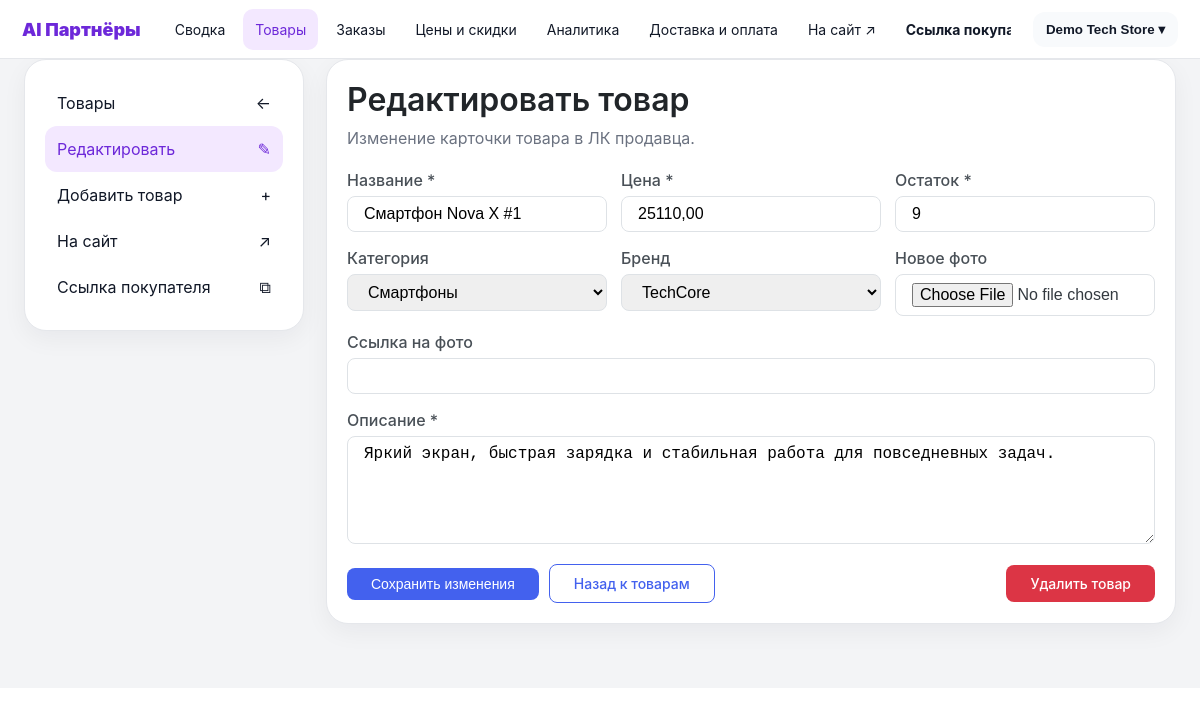
/shops/demo-tech-store/edit-product/1/ (signed in), run on the app's committed database.
### shops/models.py (models this page shows, shortened)
class Shop(models.Model):
    owner = models.ForeignKey(User, on_delete=models.CASCADE, related_name='shops')
    name = models.CharField(max_length=100, verbose_name='Название магазина')
    slug = models.SlugField(unique=True, verbose_name='URL-адрес')
    description = models.TextField(blank=True, verbose_name='Описание')
    custom_css = models.TextField(blank=True, null=True, verbose_name='Кастомный CSS')
    template_key = models.CharField(max_length=40, default='modern', verbose_name='Базовый шаблон')
    is_demo = models.BooleanField(default=False, verbose_name='Демо-магазин')
    assistant_level = models.CharField(max_length=20, default='basic', verbose_name='Уровень ИИ-помощника')
    city = models.CharField(max_length=100, default='Екатеринбург', verbose_name='Город магазина')
    address = models.CharField(max_length=250, blank=True, verbose_name='Адрес магазина')
    hosting_enabled = models.BooleanField(default=False, verbose_name='Хостинг на платформе')
    theme_color = models.CharField(max_length=20, default='#4361ee', verbose_name='Цвет темы')
    delivery_enabled = models.BooleanField(default=True, verbose_name='Доставка включена')
    delivery_price = models.DecimalField(max_digits=10, decimal_places=2, default=0, verbose_name='Стоимость доставки')
    delivery_description = models.TextField(blank=True, default='Доставка рассчитывается при оформлении заказа', verbose_name='Описание доставки')
    payment_enabled = models.BooleanField(default=True, verbose_name='Оплата включена')
    payment_methods = models.CharField(max_length=200, default='Банковская карта, оплата при получении', verbose_name='Способы оплаты')
    created_at = models.DateTimeField(auto_now_add=True, verbose_name='Дата создания')
    class Meta:
        verbose_name = 'Магазин'
        verbose_name_plural = 'Магазины'

class Product(models.Model):
    shop = models.ForeignKey(Shop, on_delete=models.CASCADE, related_name='products')
    category = models.ForeignKey(Category, on_delete=models.SET_NULL, null=True, blank=True, related_name='products')
    brand = models.ForeignKey(Brand, on_delete=models.SET_NULL, null=True, blank=True, related_name='products')
    name = models.CharField(max_length=200, verbose_name='Название товара')
    description = models.TextField(verbose_name='Описание')
    price = models.DecimalField(max_digits=10, decimal_places=2, verbose_name='Цена')
    stock = models.IntegerField(default=0, verbose_name='Количество на складе')
    image = models.ImageField(upload_to='products/', blank=True, null=True, verbose_name='Изображение')
    image_url = models.URLField(blank=True, verbose_name='Ссылка на изображение')
    created_at = models.DateTimeField(auto_now_add=True, verbose_name='Дата добавления')
    class Meta:
        verbose_name = 'Товар'
        verbose_name_plural = 'Товары'

class Category(models.Model):
    shop = models.ForeignKey(Shop, on_delete=models.CASCADE, related_name='categories')
    name = models.CharField(max_length=100, verbose_name='Название категории')
    order = models.IntegerField(default=0, verbose_name='Порядок')
    class Meta:
        verbose_name = 'Категория'
        verbose_name_plural = 'Категории'
        ordering = ['order']

class Brand(models.Model):
    shop = models.ForeignKey(Shop, on_delete=models.CASCADE, related_name='brands')
    name = models.CharField(max_length=100, verbose_name='Название бренда')
    description = models.TextField(blank=True, verbose_name='Описание')
    class Meta:
        verbose_name = 'Бренд'
        verbose_name_plural = 'Бренды'

### shops/views.py (the view, shortened to what this page needs)
# urls.py: path('<slug:shop_slug>/edit-product/<int:product_id>/', views.edit_product_page, name='shop_edit_product'),
@login_required
def edit_product_page(request, shop_slug, product_id):
    shop = get_object_or_404(Shop, slug=shop_slug, owner=request.user)
    product = get_object_or_404(Product, id=product_id, shop=shop)
    categories = shop.categories.all()
    brands = shop.brands.all()
    return render(request, 'shops/shop_edit_product.html', {
        'shop': shop,
        'product': product,
        'categories': categories,
        'brands': brands,
        'seller_shops': seller_shops_for(request.user),
        'seller_section': 'products',
    })

### config/context_processors.py (called while the page is built, shortened)
def user_roles(request):
    context = {
        'is_super_admin': False,
        'is_seller': False,
        'is_customer': False,
        'active_shop_slug': None,
    }
    try:
        if getattr(request, 'resolver_match', None):
            context['active_shop_slug'] = request.resolver_match.kwargs.get('shop_slug')
    except Exception:
        context['active_shop_slug'] = None
    if request.user.is_authenticated:
        context['is_super_admin'] = request.user.is_superuser
        context['is_seller'] = hasattr(request.user, 'seller_profile')
        context['is_customer'] = hasattr(request.user, 'customer_profile')
    return context

### shops/views.py (called while the page is built)
def seller_shops_for(user):
    if not user.is_authenticated:
        return Shop.objects.none()
    return user.shops.all().order_by('-created_at')

### templates/shops/shop_edit_product.html (shortened to what this page needs)
{% extends 'base.html' %}
{% block content %}
<div class="seller-shell">
    {% include 'shops/_seller_topbar.html' %}
    <div class="seller-page">
        <div class="seller-grid">
            <aside>
                <div class="seller-card"><div class="seller-card-body seller-side-menu">
                    <a href="{% url 'shop_manage' shop.slug %}">Товары <span>←</span></a>
                    <a class="active" href="{% url 'shop_edit_product' shop.slug product.id %}">Редактировать <span>✎</span></a>
                    <a href="{% url 'shop_add_product' shop.slug %}">Добавить товар <span>+</span></a>
                    <a href="{% url 'shop_front' shop.slug %}?preview=1" target="_blank">На сайт <span>↗</span></a>
                        <a href="#" data-copy-shop-link data-shop-url="{% url 'shop_front' shop.slug %}">Ссылка покупателя <span>⧉</span></a>
                </div></div>
            </aside>
            <main>
                <section class="seller-card">
                    <div class="seller-card-body">
                        <h1 style="margin:0 0 6px;">Редактировать товар</h1>
                        <p class="seller-muted">Изменение карточки товара в ЛК продавца.</p>
                        <form method="post" enctype="multipart/form-data" style="display:grid; grid-template-columns:repeat(auto-fit,minmax(240px,1fr)); gap:14px; margin-top:18px;">
                            <div><label class="form-label">Название *</label><input name="name" class="form-control" required value="{{ product.name }}"></div>
                            <div><label class="form-label">Цена *</label><input name="price" class="form-control" required value="{{ product.price }}"></div>
                            <div><label class="form-label">Остаток *</label><input name="stock" type="number" min="0" value="{{ product.stock }}" class="form-control" required></div>
                            <div><label class="form-label">Категория</label><select name="category" class="form-control"><option value="">Без категории</option>{% for c in categories %}<option value="{{ c.id }}" {% if product.category_id == c.id %}selected{% endif %}>{{ c.name }}</option>{% endfor %}</select></div>
                            <div><label class="form-label">Бренд</label><select name="brand" class="form-control"><option value="">Без бренда</option>{% for b in brands %}<option value="{{ b.id }}" {% if product.brand_id == b.id %}selected{% endif %}>{{ b.name }}</option>{% endfor %}</select></div>
                            <div><label class="form-label">Новое фото</label><input name="image" type="file" class="form-control"></div>
                            <div style="grid-column:1/-1;"><label class="form-label">Ссылка на фото</label><input name="image_url" class="form-control" value="{{ product.image_url }}"></div>
                            <div style="grid-column:1/-1;"><label class="form-label">Описание *</label><textarea name="description" rows="5" class="form-control" required>{{ product.description }}</textarea></div>
                            <div class="seller-action-row" style="grid-column:1/-1; justify-content:space-between;">
                                <div class="seller-action-row"><button class="btn btn-primary" type="submit">Сохранить изменения</button><a href="{% url 'shop_manage' shop.slug %}" class="btn btn-outline">Назад к товарам</a></div>
                                <a href="{% url 'delete_product' shop.slug product.id %}" class="btn btn-danger" onclick="return confirm('Удалить товар?')">Удалить товар</a>
                            </div>
                        </form>
                    </div>
                </section>
            </main>
        </div>
    </div>
</div>
{% endblock %}

### templates/shops/_seller_topbar.html (shortened to what this page needs)
<div class="seller-topbar">
    <div class="seller-topbar-inner">
        <div class="seller-logo">AI Партнёры</div>
        <nav class="seller-nav">
            <a class="{% if seller_section == 'summary' %}active{% endif %}" href="{% if shop %}{% url 'shop_dashboard' shop.slug %}{% else %}{% url 'my_shops' %}{% endif %}">Сводка</a>
            {% if shop %}
                <a class="{% if seller_section == 'products' %}active{% endif %}" href="{% url 'shop_manage' shop.slug %}">Товары</a>
                <a class="{% if seller_section == 'orders' %}active{% endif %}" href="{% url 'shop_dashboard' shop.slug %}?section=orders">Заказы</a>
                <a class="{% if seller_section == 'prices' %}active{% endif %}" href="{% url 'shop_dashboard' shop.slug %}?section=prices">Цены и скидки</a>
                <a class="{% if seller_section == 'analytics' %}active{% endif %}" href="{% url 'shop_dashboard' shop.slug %}?section=analytics">Аналитика</a>
                <a href="{% url 'shop_manage' shop.slug %}#integrations">Доставка и оплата</a>
                <a href="{% url 'shop_front' shop.slug %}?preview=1" target="_blank">На сайт ↗</a>
                <button type="button" class="seller-nav-button" data-copy-shop-link data-shop-url="{% url 'shop_front' shop.slug %}">Ссылка покупателя</button>
            {% else %}
                <a href="{% url 'ai_create_shop' %}">Создать магазин</a>
                <a href="{% url 'pricing' %}">Тарифы</a>
            {% endif %}
        </nav>
        <div class="seller-shop-switch" id="sellerShopSwitch">
            <button class="seller-shop-trigger" type="button" id="sellerShopTrigger">
                {% if shop %}{{ shop.name }}{% elif active_shop %}{{ active_shop.name }}{% else %}Все магазины{% endif %} ▾
            </button>
        </div>
    </div>
</div>

### static/css/amazon-style.css (style rules this page uses)
:root { --primary: #4361ee; --primary-dark: #3a56d4; --primary-light: #e8edff; --secondary: #6c757d; --success: #28a745; --danger: #dc3545; --warning: #ffc107; --info: #17a2b8; --dark: #1a1a2e; --light: #f8f9fa; --white: #ffffff; --gray-100: #f8f9fa; --gray-200: #e9ecef; --gray-300: #dee2e6; --gray-400: #ced4da; --gray-500: #adb5bd; --gray-600: #6c757d; --gray-700: #495057; --gray-800: #343a40; --gray-900: #212529; --spacing-xs: 4px; --spacing-sm: 8px; --spacing-md: 16px; --spacing-lg: 24px; --spacing-xl: 32px; --spacing-2xl: 48px; --font-family: 'Inter', -apple-system, BlinkMacSystemFont, 'Segoe UI', Roboto, 'Helvetica Neue', Arial, sans-serif; --font-size-xs: 12px; --font-size-sm: 14px; --font-size-md: 16px; --font-size-lg: 18px; --font-size-xl: 24px; --font-size-2xl: 32px; --radius-sm: 4px; --radius-md: 8px; --radius-lg: 12px; --radius-xl: 16px; --radius-full: 9999px; --shadow-sm: 0 1px 2px 0 rgba(0, 0, 0, 0.05); --shadow-md: 0 4px 6px -1px rgba(0, 0, 0, 0.1); --shadow-lg: 0 10px 15px -3px rgba(0, 0, 0, 0.1); --shadow-xl: 0 20px 25px -5px rgba(0, 0, 0, 0.1); }
* { margin: 0; padding: 0; box-sizing: border-box; }
body { font-family: var(--font-family); font-size: var(--font-size-md); line-height: 1.5; color: var(--gray-800); background-color: var(--white); }
h1, h2, h3, h4, h5, h6 { margin-bottom: var(--spacing-md); font-weight: 600; line-height: 1.25; color: var(--gray-900); }
h1 { font-size: var(--font-size-2xl); }
a { color: var(--primary); text-decoration: none; transition: color 0.2s ease; }
.btn { display: inline-flex; align-items: center; justify-content: center; gap: var(--spacing-sm); padding: var(--spacing-sm) var(--spacing-lg); font-size: var(--font-size-sm); font-weight: 500; border-radius: var(--radius-md); border: none; cursor: pointer; transition: all 0.2s ease; text-decoration: none; }
.btn-primary { background: var(--primary); color: var(--white); }
.btn-outline { background: transparent; border: 1px solid var(--primary); color: var(--primary); }
.btn-danger { background: var(--danger); color: var(--white); }
.form-label { display: block; margin-bottom: var(--spacing-xs); font-weight: 500; color: var(--gray-700); }
.form-control { width: 100%; padding: var(--spacing-sm) var(--spacing-md); font-size: var(--font-size-md); border: 1px solid var(--gray-300); border-radius: var(--radius-md); transition: border-color 0.2s ease, box-shadow 0.2s ease; }
textarea.form-control { resize: vertical; min-height: 100px; }

### templates/base.html (style rules this page uses)
.seller-shell { background:#f3f4f6; margin:-24px calc(-1 * var(--spacing-lg)) 0; min-height:calc(100vh - 160px); padding:0 0 40px; }
.seller-topbar { position:sticky; top:0; z-index:900; background:#fff; border-bottom:1px solid #e5e7eb; padding:0 22px; }
.seller-topbar-inner { max-width:1440px; margin:0 auto; min-height:58px; display:flex; align-items:center; gap:22px; }
.seller-logo { color:#6d28d9; font-weight:900; font-size:18px; white-space:nowrap; }
.seller-nav { display:flex; align-items:center; gap:6px; flex:1; overflow-x:auto; }
.seller-nav a, .seller-nav-button { color:#111827; font-size:14px; padding:10px 12px; border-radius:10px; white-space:nowrap; text-decoration:none; border:0; background:transparent; font-family:inherit; cursor:pointer; }
.seller-nav a.active, .seller-nav a:hover, .seller-nav-button:hover { background:#f3e8ff; color:#6d28d9; }
.seller-nav-button { font-weight:700; }
.seller-page { max-width:1440px; margin:0 auto; padding:24px; }
.seller-grid { display:grid; grid-template-columns:280px 1fr; gap:22px; align-items:start; }
.seller-card { background:#fff; border:1px solid #e5e7eb; border-radius:22px; box-shadow:0 8px 24px rgba(15,23,42,.05); overflow:hidden; }
.seller-card-body { padding:20px; }
.seller-muted { color:#6b7280; }
.seller-action-row { display:flex; gap:10px; flex-wrap:wrap; align-items:center; }
.seller-side-menu a { display:flex; justify-content:space-between; align-items:center; color:#111827; padding:11px 12px; border-radius:12px; text-decoration:none; }
.seller-side-menu a:hover, .seller-side-menu a.active { background:#f3e8ff; color:#6d28d9; }
.seller-shop-switch { position:relative; margin-left:auto; padding:8px 0; }
.seller-shop-trigger { border:0; background:#f8fafc; padding:10px 13px; border-radius:12px; font-weight:900; color:#111827; cursor:pointer; display:flex; align-items:center; gap:8px; }

### data on the page
Shop: name "Demo Tech Store"
Product: name "Смартфон Nova X #1", price "25110,00", stock "9", category "Смартфоны", brand "TechCore", description "Яркий экран, быстрая зарядка и стабильная работа для повседневных задач."
